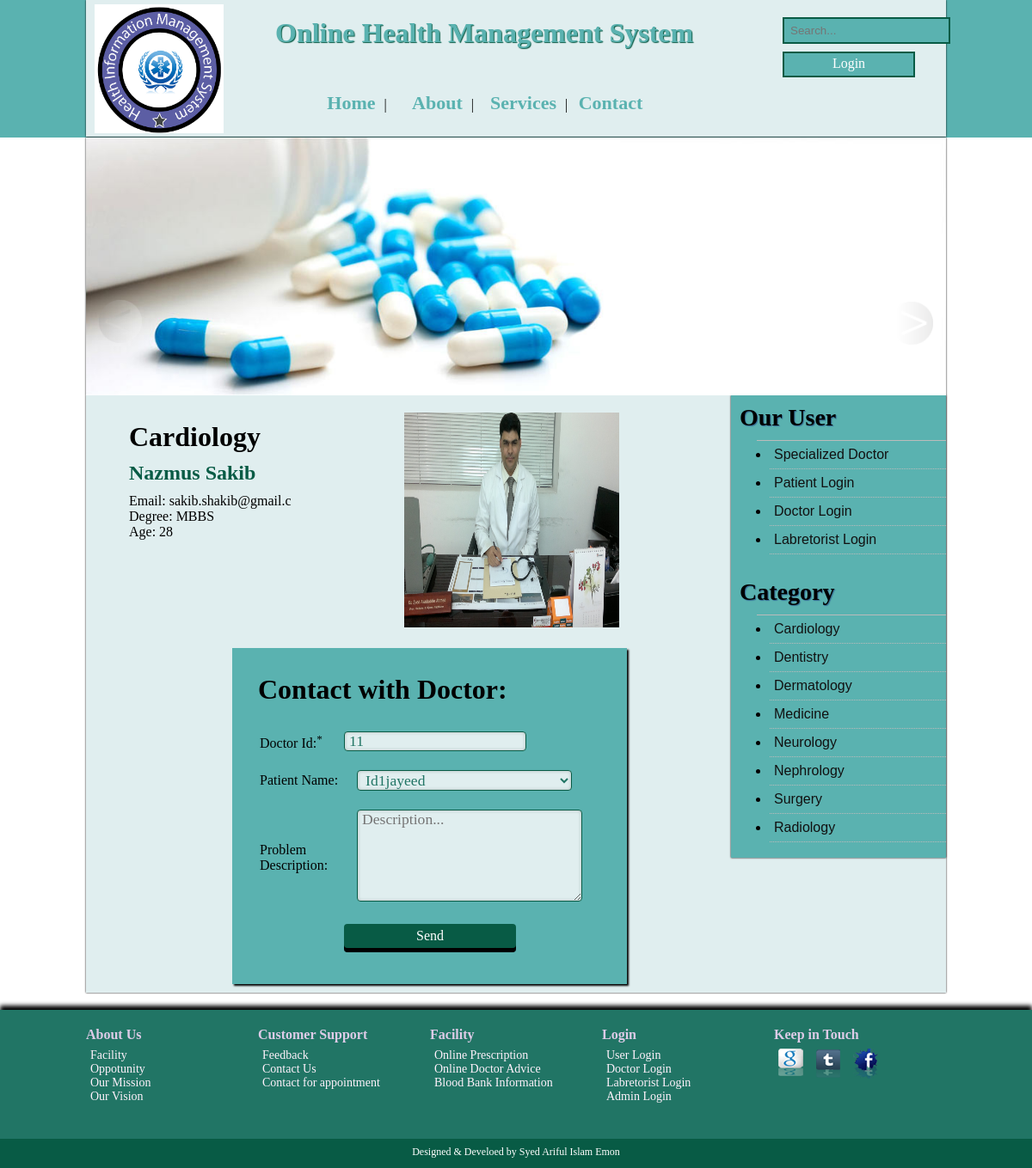
/?h=patient_to_doctor&did=11, run on the app's committed database.
### tables this page shows
CREATE TABLE IF NOT EXISTS `category_tbl` (
  `cid` int(10) NOT NULL AUTO_INCREMENT,
  `cname` varchar(20) NOT NULL,
  PRIMARY KEY (`cid`)
);

CREATE TABLE IF NOT EXISTS `doctor_tbl` (
  `did` int(20) NOT NULL AUTO_INCREMENT,
  `dname` varchar(20) NOT NULL,
  `email` varchar(20) NOT NULL,
  `age` varchar(20) NOT NULL,
  `degree` varchar(20) NOT NULL,
  `cname` varchar(20) NOT NULL,
  `password` varchar(20) NOT NULL,
  `create_date` datetime NOT NULL,
  `image_path` varchar(30) NOT NULL,
  PRIMARY KEY (`did`)
);

### layout/patient_to_doctor.php (the view, shortened to what this page needs)
<?php
$p=@$_GET['did'];
$sql="SELECT dname,email,degree,doctor_tbl.cname as 'Category',image_path,create_date,did,age FROM doctor_tbl INNER JOIN category_tbl on doctor_tbl.cname=category_tbl.cname  where doctor_tbl.did={$p}";
$query=mysql_query($sql);
$info=mysql_fetch_assoc($query);
?>
	<div id="dimg" class="fRight">
		<span class='zoom' id='ex1'>
		 	<img src="<?php echo "images/doctor/".$info['image_path']; ?>" alt="shart" width="250px" height="250px" >
		</span>
	</div>
	<div id="pContent" class="fLeft">
		<div id="pdetaliHead">
		<h1><?php echo $info['Category']; ?> </h1>
			<h2><?php echo $info['dname']; ?> </h2>
			<div class="price">Email: <?php echo $info['email']; ?></div>
			<div class="price">Degree: <?php echo $info['degree']; ?></div>
			<div class="price">Age: <?php echo $info['age']; ?></div>
		</div>
	</div>
		<div class="fLeft">
		<form action="" method="post" enctype="multipart/form-data" id="contact_form" >
		<h1>Contact with Doctor:</h1><br />
			<table>
				<tr>
					<td><label for="did">Doctor Id:<sup>*</sup></label></td>
					<td><input type="text" id="did" class="input"  name="did"  required autofocus  value="<?php echo $info['did']; ?>"></td>
				</tr>
				<tr>
					<td><label for="pname">Patient Name:</label></td>
					<td>
					<select id="pname"  class="input" name="pname">
						<?php
							$sql="SELECT * from registration_tbl";
							$query=mysql_query($sql);
							while($row=mysql_fetch_row($query)){
								echo '<option value="'. $row[1].'">'.Id.$row[0] .$row[1].'</option>';
							}
						?>
						</select>
					</td>
				</tr>
				<tr>
					<td><label>Problem<br /> Description:</label></td>
					<td><textarea type="text" name="description"  class="input" style="hight: 30px;" rows="5"  required autofocus placeholder="Description..." rows="10" tabindex="5"></textarea></td>
				</tr>
				<tr>
					<td >&nbsp;</td>
					<td><input type="submit" name="submit" class="input" id="" value="Send"></td>
				</tr>
			</table>
		</form>
		</div>
	</body>
</html>

### layout/header.php (shortened to what this page needs)
<!DOCTYPE html>
<html>
	<head>
		<link rel="stylesheet" type="text/css" href="css/style.css">
		<link rel="stylesheet" type="text/css" href="css/sty.css">
	</head>
	<body>
		<header>
			<div class="siteWrapper">
				<div class="fLeft" id="logo">
					<a href="index.php"><img src="images/logo.png" height="150px" width="150px"></a>
				</div>
				<div class="fLeft">
					<h1 id="head">Online Health Management System</h1>
					<div id="MainMenu">
					<ul>
                        <li><a href="index.php">Home</a>| </li>
                        <li><a href="?h=about">About</a>| </li>
                        <li><a href="?h=service">Services</a>| </li>
                        <li><a href="?h=contact">Contact</a></li>
					</ul>
				</div>
				</div>
				<div class="fLeft" id="rightHeader">
					<div id="search">
						<form action="?h=search" method="post" enctype="multipart/form-data" id="searchBox">
							<input type="text" name="searchText" id="searchText" placeholder="Search..." class="fLeft" />
						</form>
						<div id="login">
							<a  href="?h=login">Login</a>
						</div>
					</div>
				</div>
			</div>
		</header>
		<div class="siteWrapper">
			<div id="bannerArea">
				<img src="img.jpg" id="img" height="300px" width="1000px">
				<div id="left_holder">
					<img onclick="slide(-1)" class="left"src="images/left.jpg"  height="295px" width="1000px" >
				</div>
				<div id="right_holder">
					<img onclick="slide(-1)" class="right" src="images/right.jpg"  height="295px" width="1000px" >
				</div>
			</div>
		</div>
		<div class="siteWrapper">
			<div class="fRight" id="sitebar">
				<h3>Our User</h3>
					<ul class="sidemenu">
						<li><a href="?h=doctor">Specialized Doctor</a></li>
						<li><a href="?h=login">Patient Login</a></li>
						<li><a href="?h=doctorlogin">Doctor Login</a></li>
						<li><a href="?h=lab_reg">Labretorist Login</a></li>
					</ul>
					<br />
					<h3>Category</h3>
					<ul  class="sidemenu">
						<?php
						$sql="SELECT * from category_tbl";
						$query=mysql_query($sql);
						while($row=mysql_fetch_row($query)){
							echo '<li><a href="?h=categorywise&cat='.$row[0].'">'.$row[1].'</a></li>';
							}
						?>
					</ul>
					<br />
			</div>
			<div class="fLeft" id="content">

### css/style.css (style rules this page uses)
* { margin: 0; padding: 0; }
a { text-decoration: none; }
input { margin: 0; }
.siteWrapper { width: 1000px; margin: 0 auto;background: #E0EEEF;box-shadow: 0 0 2px #000; }
.fLeft { float: left; }
.fRight { float: right; }
body { background: #fff; }
header { background: #5AB2B0;height: 160px; }
#logo { width: 180px;padding: 5px 0 0 10px; }
#head { color: #5AB2B0;text-shadow:1px 1px 1px #085B45;margin: 20px 0 0 30px;width: 560px; }
#MainMenu ul { margin: 50px 0 0 70px; }
#MainMenu ul li { list-style: none;float: left;width: 100px;text-align: center; }
#MainMenu ul li a { text-decoration: none;font-size: 22px;padding: 0 10px;color: #5AB2B0;font-weight: bold; }
#search { height: 25px;width: 180px;color: #fff;margin:20px 0 20px 30px;float: right; }
#search form#searchBox { color: #fff;width: 150px; }
#search form input { background:#5AB2B0;padding:6px 7px;border: 2px solid #085B45;color: #fff; }
#login { border: 2px solid #085B45;margin: 40px 30px 0 0px;padding-top: 3px; width: 150px;height: 23px;background: #5AB2B0;text-align: center; }
#login a { padding:5px 20px;text-align: center;color: #fff; }
#content { width: 700px;padding-left: 20px; }
#sitebar { width: 250px;background: #5AB2B0;height: auto;box-shadow:0 0 2px #000; }
#sitebar h3 { margin: 10px ;font-size: 28px;text-shadow:1px 1px 1px #326791; }
ul.sidemenu { margin: 0 0 0 30px; padding:0; font-family: 'Sans-serif', Sans-serif, Sans-serif; border-top: 1px solid #bbb; }
ul.sidemenu li { padding: 7px 0; border-bottom: 1px dotted #bbb; list-style-image:url('../images/bullet.png'); margin-left: 15px; }
ul.sidemenu li a { color: #111;padding-left: 5px;text-decoration: none; }
#bannerArea { height: 300px; position: relative; z-index: 10; }
#left_holder { height: 315px; width: 915px; position: absolute; left: 15px; top: 0; }
#right_holder { height: 318px; width: 915px; position: absolute; right: 15px; top: 0; }
.left { height: 50px; width: 50px; position: absolute; top: 60%; left: 0; }
.right { height: 50px; width: 50px; position: absolute; top: 60%; right: 0; }
#content h2 { padding: 10px 0;color: #085B45; }
#content form { margin: 20px 0 10px 20px; }
#content form input { margin: 10px 5px;width: 200px;background: silver; }
.input { border:0; padding:0 5px ; font-size:1.1em; font-family:"Sans-serif"; color:#217565; border:solid 1px #085B45; margin:10px 20px; background: #E0EEEF !important; width:250px; -moz-box-shadow: inset 0 0 4px rgba(0,0,0,0.2); -webkit-box-shadow: inset 0 0 4px rgba(0, 0, 0, 0.2); box-shadow: inner 0 0 4px rgba(0, 0, 0, 0.2); -webkit-border-radius: 3px; -moz-border-radius: 3px; border-radius: 4px; }
input[type="submit"] { border: 0; background: #085B45 !important; border-radius: 4px; box-shadow: 0 5px 0 #000; color: #fff; cursor: pointer; font: inherit; margin: 0; outline: 0; padding: 5px 20px; transition: all .1s linear; margin-left: 20px; }
#dimg { padding: 20px 100px 0 0; }
#pContent { padding: 30px 0 0 30px; }
form#contact_form { background: #5AB2B0;padding: 30px;margin-left: 150px;box-shadow: 2px 2px 2px #000; }

### css/sty.css (style rules this page uses)
* { border:0; margin:0; padding:0; }
.zoom { display:inline-block; position: relative; }
.zoom:after { content:''; display:block; width:33px; height:33px; position:absolute; top:0; right:0; background:url(icon.png); }
.zoom img { display: block; }

### data on the page
category_tbl: cname "Cardiology"
category_tbl: cname "Dentistry"
category_tbl: cname "Dermatology"
category_tbl: cname "Medicine"
category_tbl: cname "Neurology"
category_tbl: cname "Nephrology"
category_tbl: cname "Surgery"
category_tbl: cname "Radiology"
doctor_tbl: image_path (picture), cname "Cardiology", dname "Nazmus Sakib", email "sakib.shakib@gmail.c", degree "MBBS", age "28", did "11"

### other printed values
form field pname "Id1jayeed"
